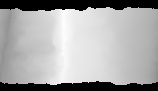
#> input picture firstletters-colab/pherc0211_fit_windings/fitted/w033/x.tif, 158 x 91 px
$ python render_tifxyz.py --volume ../pherc0211_fit_windings/fitted/w033/x.tif --tifxyz ../pherc0211_fit_windings/fitted/w033 --out out
#> lines starting #> are read from the running program, lines starting #| are printed output that depends on the picture
#!/usr/bin/env python3
"""CPU renderer: flatten a tifxyz surface against a remote OME-Zarr (v2) CT volume.

For every output pixel (u, v) of the flattened surface the volume is sampled with
trilinear interpolation at  P(u, v) + offset_k * N(u, v)  for k = 0..L-1, where P comes
from the tifxyz grid (bicubic resampled) and N = dP/du x dP/dv (unit).  This mirrors
`vc_render_tifxyz --scale 1 --group-idx 0 --num-slices L [--flip-normals]` from VC3D:
layer k sits at (k - (L-1)/2) * step voxels along the (optionally negated) normal.

Only the zarr chunks touched by the surface are fetched over HTTPS (thread pool, LRU
memory cache, optional on-disk cache); a whole volume is never downloaded.

Output layout (consumed by the ink-model scripts):
    <out>/layers/00.tif .. NN.tif     uint8, one file per layer
    <out>/composite_max.png, composite_mean.png, layer_mid.png, mask.png
    <out>/tifxyz/{x,y,z}.tif, meta.json   the exact (cropped) mesh that was rendered
    <out>/render_meta.json            every parameter needed to reproduce the render

Example:
    python render_tifxyz.py \
        --volume https://vesuvius-challenge-open-data.s3.us-east-1.amazonaws.com/PHerc0800/volumes/20250521135224-8.640um-1.2m-116keV-masked.zarr \
        --tifxyz <segments_dir>/<seg>/mesh.tifxyz \
        --out <renders_dir>/<seg> --layers 65 --auto-crop
"""
import argparse, json, os, sys, time, threading, shutil
from collections import OrderedDict
from concurrent.futures import ThreadPoolExecutor
import numpy as np

os.environ.setdefault("OMP_NUM_THREADS", "2")
os.environ.setdefault("OPENBLAS_NUM_THREADS", "2")
os.environ.setdefault("MKL_NUM_THREADS", "2")
import cv2
cv2.setNumThreads(2)
import requests, tifffile
from scipy import ndimage as ndi


# ----------------------------------------------------------------------------- volume
class RemoteZarrArray:
    """Minimal read-only zarr-v2 array over HTTP(S) (or a local dir) with chunk caching."""

    # [122 lines left out: functions __init__, _session, _get, _load_chunk, get_chunks, read_box, not called in this run]


# ----------------------------------------------------------------------------- tifxyz
def read_tifxyz(path):
#> called with path = '../pherc0211_fit_windings/fitted/w033'
    x = tifffile.imread(os.path.join(path, "x.tif")).astype(np.float32)
#> x is the input picture: shape (91, 158) float32; min -1, max 4317.7, mean 2798
    y = tifffile.imread(os.path.join(path, "y.tif")).astype(np.float32)
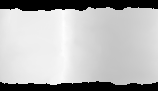
#> input picture firstletters-colab/pherc0211_fit_windings/fitted/w033/y.tif, 158 x 91 px
#> y is the input picture: shape (91, 158) float32; min -1, max 4315.9, mean 3062.5
    z = tifffile.imread(os.path.join(path, "z.tif")).astype(np.float32)
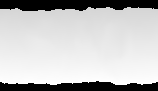
#> input picture firstletters-colab/pherc0211_fit_windings/fitted/w033/z.tif, 158 x 91 px
#> z is the input picture: shape (91, 158) float32; min -1, max 9149.9, mean 6866.7
#> (the run stopped early here; a loop or call above may not have finished)
